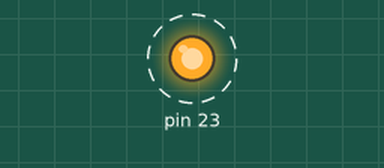
The sketch below on a simulated Arduino Uno, built with avr-gcc and run on an emulated ATmega328P. Shown: output pins drawn as LEDs (lit = HIGH). Dashed ring = blinking.

Above: at 0.5 s.
Timing chart, 0 to 4.6 s (numbered marks = the images above):
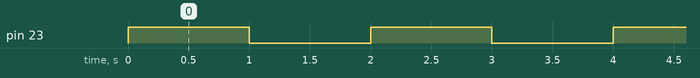

The sketch:

Blink.ino
```cpp
// blink with SFRs

#define DDR_LED DDRB
#define PORT_LED PORTB
#define BIT_LED 7


void setup()
{
  DDR_LED |= _BV(BIT_LED);
}

void loop()
{
  PORT_LED |= _BV(BIT_LED);
  delay(1000); // Wait for 1000 millisecond(s)
  PORT_LED &= ~_BV(BIT_LED);
  delay(1000); // Wait for 1000 millisecond(s)
}
```

Measured:
- by itself, pin 23: alternates HIGH for 1.0 s and LOW for 1.0 s
